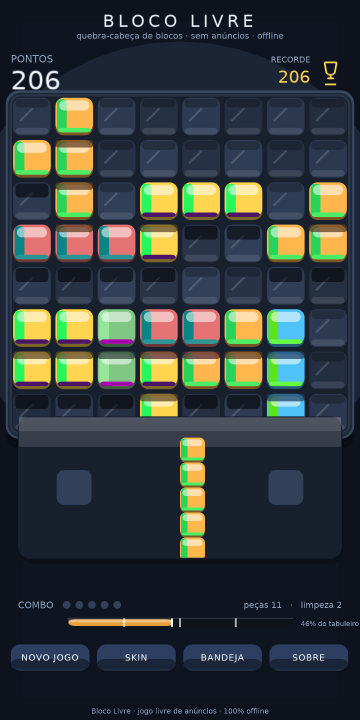
#> input picture screenshots/01_hero.png, 720 x 1440 px, found by its file name (shown at 1/2 size)
$ python r7_last.py
#> lines starting #> are read from the running program, lines starting #| are printed output that depends on the picture; after the words box and inside, x2 and y2 are one past the last pixel; in counts of white or black regions, pixels touching at a corner belong together
#!/usr/bin/env python3
"""Final checks:
A) R6 01_main_classic vs R7 01_hero diff (new content or rename?)
B) green px hunt on hero + full (occupancy bar green claim)
C) banner x-extent vs text x-extent (overflow?)
D) y60-80 strip: pips or text? (per-shot compare)
E) ring-star sizes R6 vs R7 clear shots
F) halo completeness around board center (360,688) and (360,447)
G) spoke count: alternating pattern summary
"""
import os
from PIL import Image
import numpy as np
from scipy import ndimage

R7 = "/home/z/my-project/critic_shots/r7"
R6 = "/home/z/my-project/critic_shots/r6"
OUT = "/tmp/critic_crops_r7"
def load(p): return np.asarray(Image.open(p).convert("RGB")).astype(int)
CELL=85.0

# A) hero vs r6 main
A = load(os.path.join(R7,"01_hero.png")); B = load(os.path.join(R6,"01_main_classic.png"))
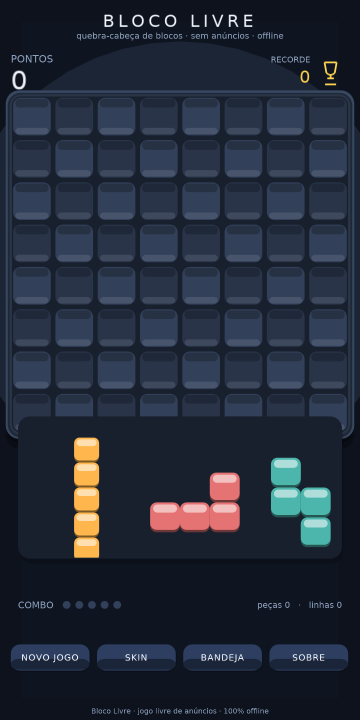
#> input picture screenshots/01_main_classic.png, 720 x 1440 px, found by its file name (shown at 1/2 size)
d = np.abs(A-B).max(axis=2)
#> d: shape (1440, 720) int64; 242 distinct labels, from 0 to 241
print("A) R7 01_hero vs R6 01_main_classic: changed>30 =", f"{(d>30).mean()*100:.1f}%")
#| A) R7 01_hero vs R6 01_main_classic: changed>30 = 26.0%
for (yA,yB,lbl) in [(0,123,"HUD"),(123,380,"above board/banner off"),(380,516,"banner zone"),(516,1255,"board"),(1255,1440,"bottom UI")]:
    print(f"   {lbl}: {(d[yA:yB]>30).mean()*100:.1f}%")
#> this loop made 5 passes
#|    HUD: 0.0%
#|    above board/banner off: 13.7%
#|    banner zone: 55.7%
#|    board: 35.6%
#|    bottom UI: 0.0%
# board content diff specifically
print("   board rows changed>30 by row-block:",
      [f"y{y}-{y+100}: {(d[y:y+100]>30).mean()*100:.0f}%" for y in range(123,1255,100)])
#> (printed output is left out)

# B) green hunt on hero and full
for fn in ["01_hero.png","06_full.png","02_skin0.png"]:
    a = load(os.path.join(R7,fn))
    r,g,b = a[...,0],a[...,1],a[...,2]
#> r: shape (1440, 720) int64; 250 distinct labels, from 6 to 255
#> g: shape (1440, 720) int64; 250 distinct labels, from 2 to 253
#> b: shape (1440, 720) int64; 239 distinct labels, from 12 to 252
    green = (g>100)&(g-r>40)&(g-b>40)
#> green: shape (1440, 720) bool; 3.8% white; 30 white regions, largest, box (x1, y1, x2, y2) and area: (195, 619, 271, 682) 3278, (195, 715, 271, 767) 2845, (452, 621, 520, 688) 1699
    print(f"\nB) {fn}: green px = {green.sum()}")
#| B) 01_hero.png: green px = 38977
    if green.sum()>50:
        ys,xs = np.where(green)
        print(f"   bbox x{xs.min()}..{xs.max()} y{ys.min()}..{ys.max()}")
#|    bbox x29..688 y198..1115
        lbl,n = ndimage.label(green)
#> lbl: shape (1440, 720) int32; 31 distinct labels, from 0 to 30
#> n = 30
        sizes = ndimage.sum(green,lbl,range(1,n+1))
#> sizes = 30 values, max 3278 at index 11, min 493 at index 29, mean 1299.2
        for i in np.argsort(sizes)[::-1][:6]:
            if sizes[i]<20: break
            ys_,xs_ = np.where(lbl==i+1)
            print(f"   green comp sz={int(sizes[i])} at ({xs_.min()},{ys_.min()}) {xs_.max()-xs_.min()+1}x{ys_.max()-ys_.min()+1}")
#> this loop made 6 passes
#> i on passes 1 to 6: 11, 16, 14, 1, 8, 15
#|    green comp sz=3278 at (195,619) 76x63
#|    green comp sz=2845 at (195,715) 76x52
#|    green comp sz=1699 at (452,621) 68x67
#|    green comp sz=1695 at (29,283) 68x66
#|    green comp sz=1693 at (537,452) 68x67
#|    green comp sz=1691 at (537,621) 68x67
#> pass 2 of the loop `for fn in ["01_hero.png","06_full.png","02_skin0.png"]:`:
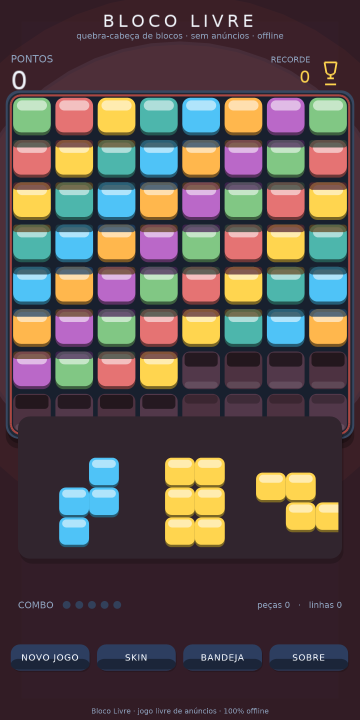
#> input picture screenshots/06_full.png, 720 x 1440 px, found by its file name (shown at 1/2 size)
#> `r,g,b = a[...,0],a[...,1],a[...,2]`:
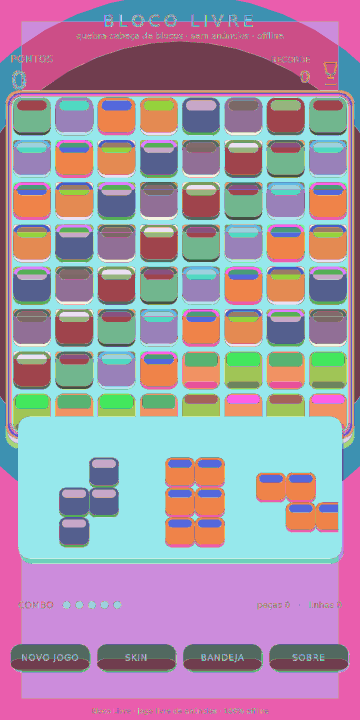
#> b: shape (1440, 720) int64 (shown at 1/2 size); 235 distinct labels, from 17 to 252; one colour per label, 0 black
#> green: shape (1440, 720) bool; 2.7% white; 8 white regions, largest, box (x1, y1, x2, y2) and area: (26, 196, 102, 265) 3876, (618, 196, 694, 265) 3876, (195, 631, 271, 688) 3428
#| B) 06_full.png: green px = 28229
#|    bbox x26..693 y196..772
#> `lbl,n = ndimage.label(green)`:
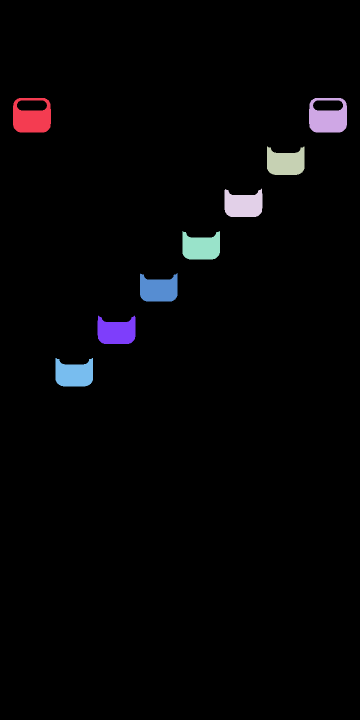
#> lbl: shape (1440, 720) int32 (shown at 1/2 size); 9 distinct labels, from 0 to 8; one colour per label, 0 black
#> n = 8
#> sizes = [3876, 3876, 3410, 3424, 3405, 3400, 3428, 3410]
#> the loop `for i in np.argsort(sizes)[::-1][:6]:` made 6 passes
#> i on passes 2, 3, 5, 6: 0, 6, 7, 2
#> (printed output is left out)
#> pass 3 of the loop `for fn in ["01_hero.png","06_full.png","02_skin0.png"]:`:
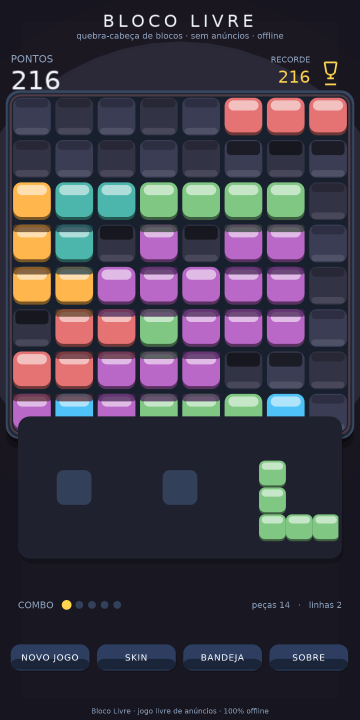
#> input picture screenshots/02_skin0.png, 720 x 1440 px, found by its file name (shown at 1/2 size)
#> `r,g,b = a[...,0],a[...,1],a[...,2]`:
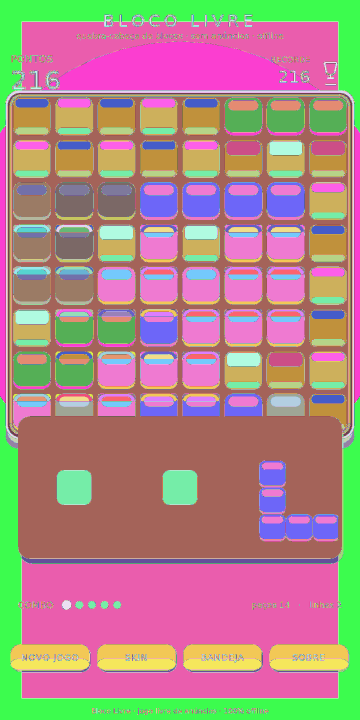
#> b: shape (1440, 720) int64 (shown at 1/2 size); 238 distinct labels, from 14 to 252; one colour per label, 0 black
#> green: shape (1440, 720) bool; 3.3% white; 11 white regions, largest, box (x1, y1, x2, y2) and area: (518, 1029, 677, 1079) 5918, (449, 365, 525, 434) 3874, (534, 365, 609, 434) 3857
#| B) 02_skin0.png: green px = 34364
#|    bbox x280..676 y365..1078
#> `lbl,n = ndimage.label(green)`:
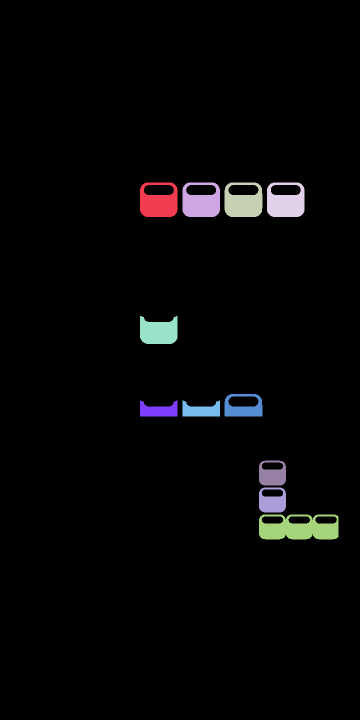
#> lbl: shape (1440, 720) int32 (shown at 1/2 size); 12 distinct labels, from 0 to 11; one colour per label, 0 black
#> n = 11
#> sizes = [3853, 3853, 3874, 3857, 3402, 2176, 1708, 1708, 2009, 2006, 5918]
#> the loop `for i in np.argsort(sizes)[::-1][:6]:` made 6 passes
#> i on passes 1, 4, 5, 6: 10, 1, 0, 4
#> (printed output is left out)

# C) banner overflow: band x-extent vs white text x-extent (07_clear)
a = load(os.path.join(R7,"07_clear.png"))
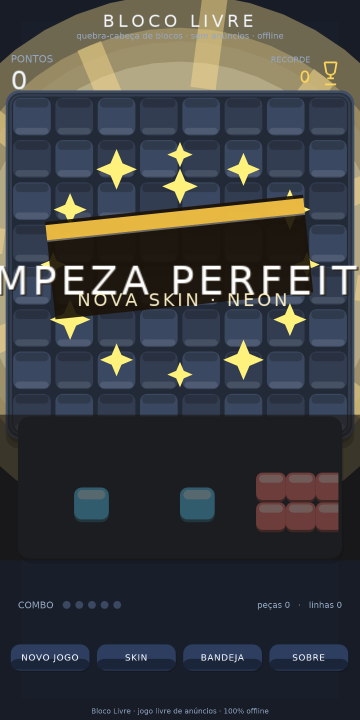
#> input picture screenshots/07_clear.png, 720 x 1440 px, found by its file name (shown at 1/2 size)
r,g,b = a[...,0],a[...,1],a[...,2]
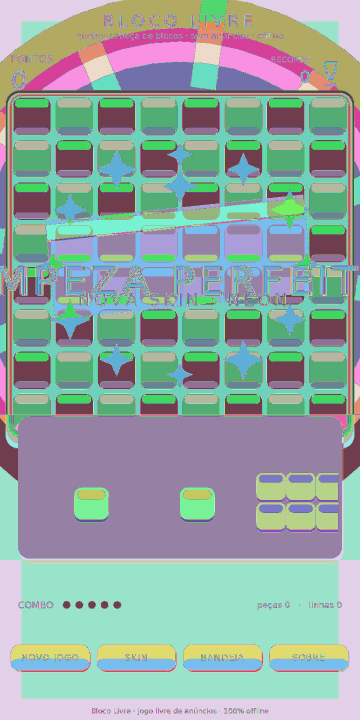
#> r: shape (1440, 720) int64 (shown at 1/2 size); 237 distinct labels, from 19 to 255; one colour per label, 0 black
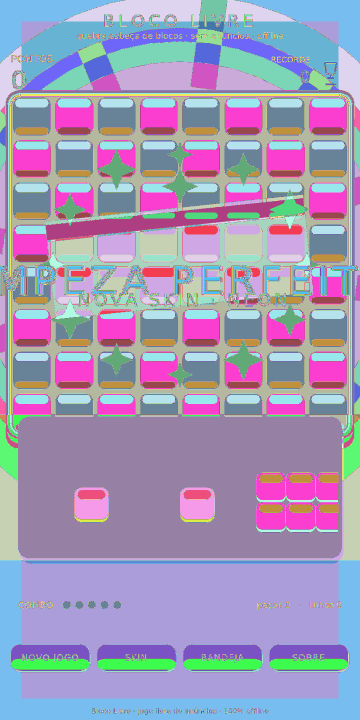
#> g: shape (1440, 720) int64 (shown at 1/2 size); 236 distinct labels, from 20 to 255; one colour per label, 0 black
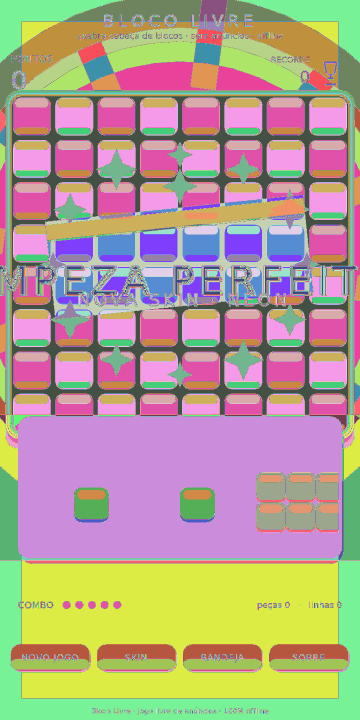
#> b: shape (1440, 720) int64 (shown at 1/2 size); 247 distinct labels, from 9 to 255; one colour per label, 0 black
gold = (r>170)&(g>110)&(g<210)&(b<110)
#> gold: shape (1440, 720) bool; 1.8% white; 224 white regions (215 under 20 px), largest, box (x1, y1, x2, y2) and area: (91, 396, 610, 480) 15632, (396, 0, 454, 64) 2616, (601, 141, 619, 165) 58
band = gold[396:499,:]
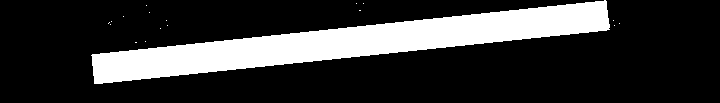
#> band: shape (103, 720) bool; 21.1% white; 18 white regions (17 under 20 px), largest, box (x1, y1, x2, y2) and area: (91, 0, 610, 84) 15632
cols_ = np.where(band.sum(axis=0)>20)[0]
#> cols_ = 514 values from 93 to 606
print(f"\nC) band x-extent: {cols_.min()}..{cols_.max()} (width {cols_.max()-cols_.min()+1})")
#| C) band x-extent: 93..606 (width 514)
white = (r>225)&(g>225)&(b>225)
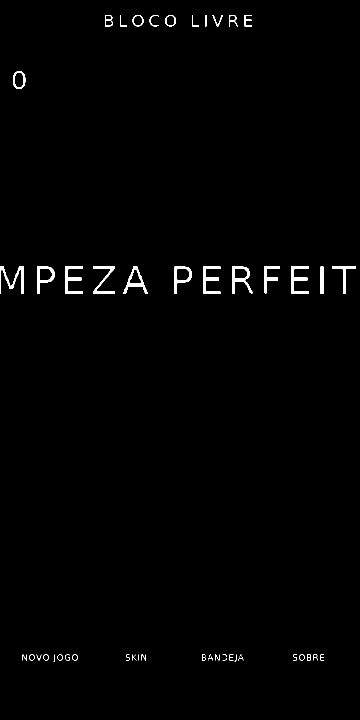
#> white: shape (1440, 720) bool (shown at 1/2 size); 0.98% white; 55 white regions (13 under 20 px), largest, box (x1, y1, x2, y2) and area: (464, 532, 505, 588) 833, (406, 532, 441, 588) 776, (131, 532, 166, 588) 771
seg = white[414:470,:]
#> seg: shape (56, 720) bool; every value is 0
cols2 = np.where(seg.sum(axis=0)>0)[0]
#> cols2 = empty array
#> (the run stopped early here; a loop or call above may not have finished)
